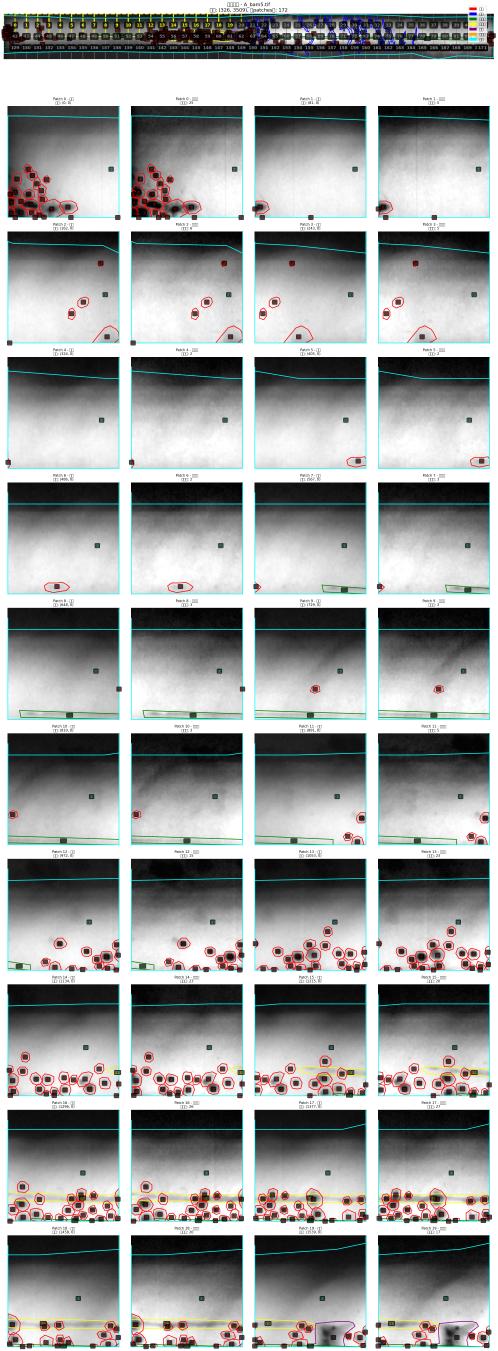
#> input picture visualization_complete.png, 2983 x 8104 px (shown at 1/6 size)
$ python -i image_processing.py   (imports and definitions only)
#> lines starting #> are read from the running program, lines starting #| are printed output that depends on the picture
"""
图像处理工具模块 - 性能优化版
提供图像增强、滑动窗口等图像处理功能
支持16位图像的输入和输出，保持处理精度
所有增强函数输出单通道图像，适合X射线等灰度图像处理
"""

import cv2
import numpy as np
from typing import List, Dict, Tuple, Optional
from numba import jit


# [57 lines left out: functions apply_window_level, auto_window_level, not called in this run]


def apply_clahe_16bit(image: np.ndarray, clip_limit: float = 2.0,
                      tile_grid_size: Tuple[int, int] = (8, 8)) -> np.ndarray:
    """
    对16位图像应用CLAHE（自适应直方图均衡）

    Args:
        image: 输入图像（uint8或uint16）
        clip_limit: CLAHE的剪裁限制
        tile_grid_size: 网格大小

    Returns:
        处理后的图像（保持原始位深度）
    """
    if image.dtype == np.uint16:
        # OpenCV的CLAHE可以直接处理16位图像
        clahe = cv2.createCLAHE(clipLimit=clip_limit, tileGridSize=tile_grid_size)
        return clahe.apply(image)
    elif image.dtype == np.uint8:
        clahe = cv2.createCLAHE(clipLimit=clip_limit, tileGridSize=tile_grid_size)
        return clahe.apply(image)
    else:
        raise ValueError(f"Unsupported image dtype: {image.dtype}")


# [28 lines left out: function enhance_image_windowing, not called in this run]


def enhance_image_original(image: np.ndarray, output_bits: int = 8) -> np.ndarray:
    """
    原始图像增强处理方法

    Args:
        image: 输入图像（可能是16位）
        output_bits: 输出位深度（8或16）

    Returns:
        增强后的单通道图像
    """
    # 如果是3通道图像，转换为单通道
    if len(image.shape) == 3:
        image = cv2.cvtColor(image, cv2.COLOR_BGR2GRAY)

    # 根据输出位深度处理
    if output_bits == 16:
        if image.dtype == np.uint8:
            # 8位转16位，扩展动态范围
            image_processed = (image.astype(np.uint16) * 257)  # 257 = 65535/255
        else:
            image_processed = image.astype(np.uint16, copy=False)

        # 16位直方图均衡 - 使用优化版本
        image_equalized = histogram_equalize_16bit_fast(image_processed)
    else:
        # 转换为8位
        if image.dtype == np.uint16:
            image_processed = (image / 256).astype(np.uint8)
        else:
            image_processed = image.astype(np.uint8, copy=False)

        # 8位直方图均衡
        image_equalized = cv2.equalizeHist(image_processed)

    # CLAHE处理
    image_clahe = apply_clahe_16bit(image_equalized, clip_limit=2.0, tile_grid_size=(8, 8))

    return image_clahe


# [46 lines left out: functions histogram_equalize_16bit_fast, histogram_equalize_16bit, not called in this run]


def enhance_image(image: np.ndarray, mode: str = 'original', output_bits: int = 8) -> np.ndarray:
    """
    统一的图像增强接口

    Args:
        image: 输入图像（单通道或3通道）
        mode: 增强模式 ('original' 或 'windowing')
        output_bits: 输出位深度（8或16）

    Returns:
        增强后的单通道图像
    """
    if mode == 'windowing':
        return enhance_image_windowing(image, output_bits)
    else:
        return enhance_image_original(image, output_bits)


# [94 lines left out: functions sliding_window_crop_batch, sliding_window_crop, calculate_stride, not called in this run]

>>> import cv2
>>> picture = cv2.imread('../visualization_complete.png')
#> picture is the input picture: shape (8104, 2983, 3); mean B, G, R 158.5, 159.3, 157.1
>>> result = enhance_image(picture)
#> in enhance_image_original, `image = cv2.cvtColor(image, cv2.COLOR_BGR2GRAY)`:
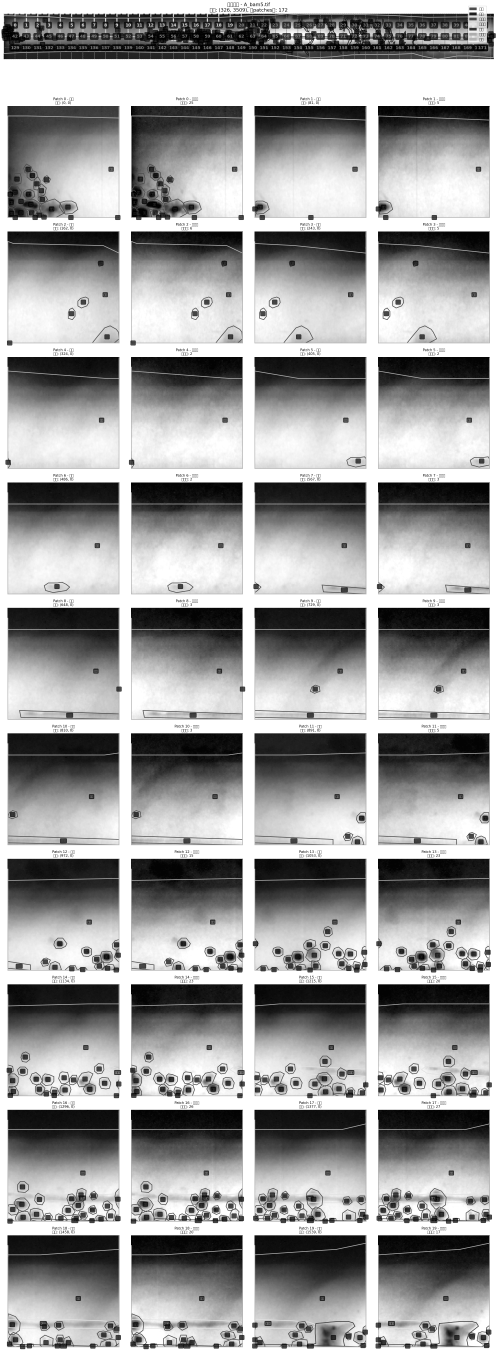
#> image: shape (8104, 2983) (shown at 1/6 size); min 0, max 255, mean 158.6
#> in enhance_image_original, `image_equalized = cv2.equalizeHist(image_processed)`:
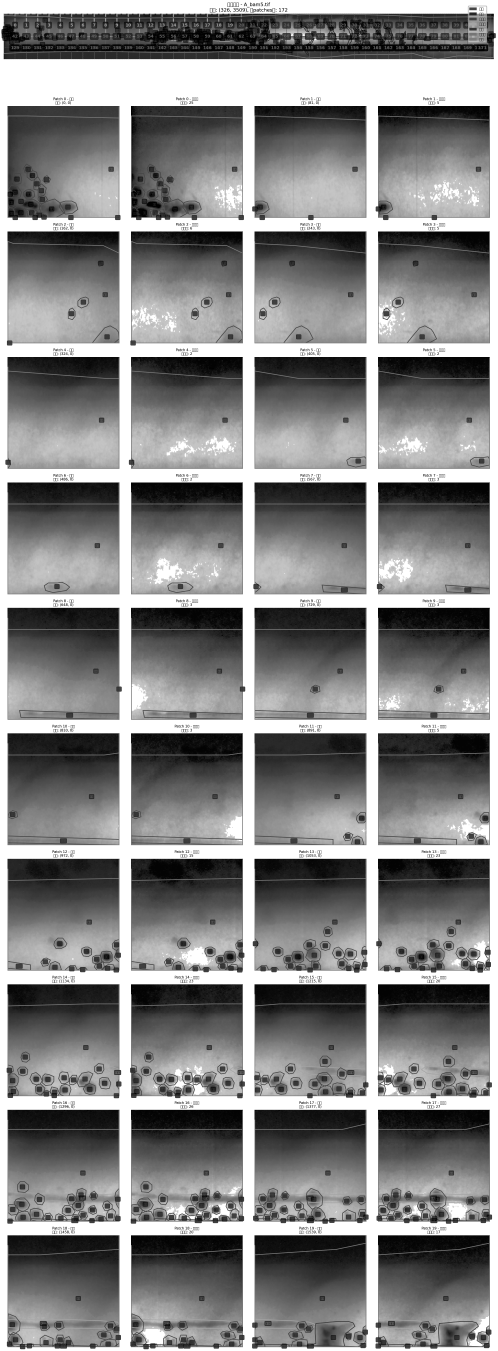
#> image_equalized: shape (8104, 2983) (shown at 1/6 size); min 0, max 255, mean 134.2
#> in apply_clahe_16bit, `return clahe.apply(image)`:
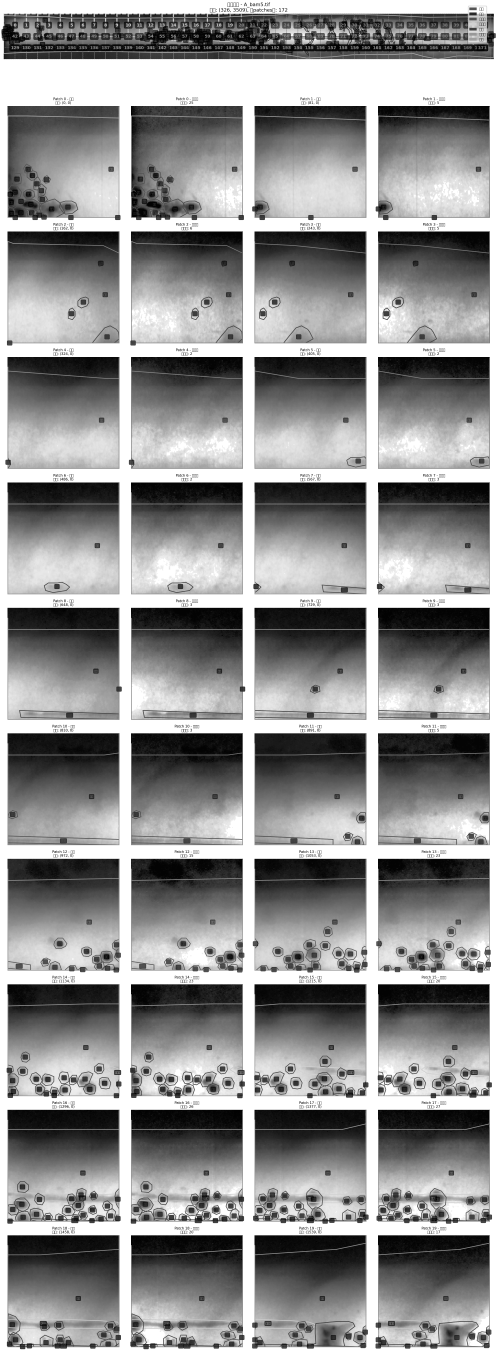
#> returned value: shape (8104, 2983) (shown at 1/6 size); min 0, max 255, mean 146.2

$ run again, on visualization_sliding_window.png
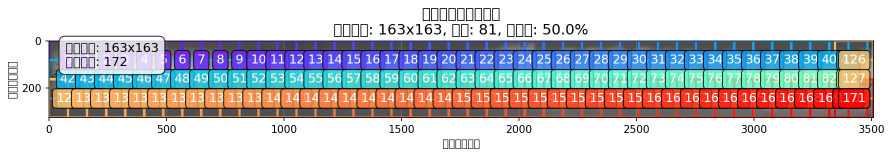
#> input picture visualization_sliding_window.png, 1784 x 313 px (shown at 1/2 size)
#> picture is the input picture: shape (313, 1784, 3); mean B, G, R 197.9, 193.8, 194.5
#> in enhance_image_original, `image = cv2.cvtColor(image, cv2.COLOR_BGR2GRAY)`:
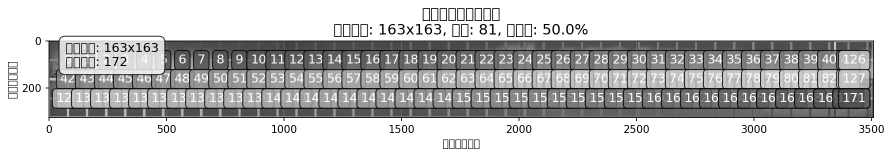
#> image: shape (313, 1784) (shown at 1/2 size); min 0, max 255, mean 194.5
#> in apply_clahe_16bit, `return clahe.apply(image)`:
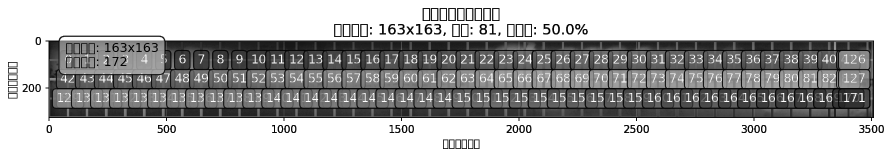
#> returned value: shape (313, 1784) (shown at 1/2 size); min 1, max 255, mean 176.8
